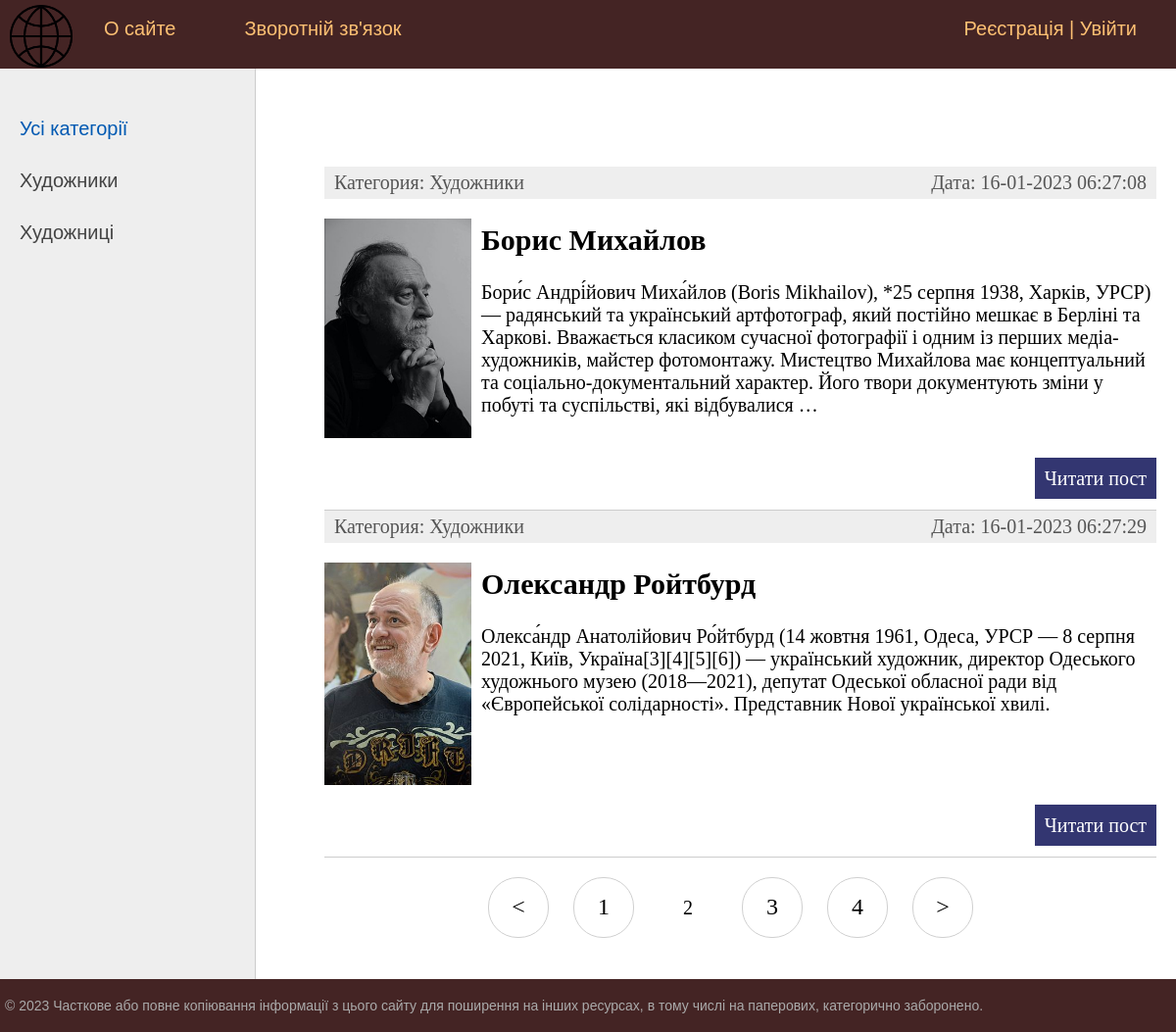
Screenshot of /?page=2 with the database file from the repository.
### artist/models.py (models this page shows, shortened)
class Category(models.Model):
    name = models.CharField(max_length=100, db_index=True, verbose_name="Категорія")
    slug = models.SlugField(max_length=255, unique=True, db_index=True, verbose_name="URL")
    def __str__(self):
        return self.name
    def get_absolute_url(self):
        return reverse('category', kwargs={'cat_slug': self.slug})
    class Meta:
        verbose_name = 'Категорія'
        verbose_name_plural = 'Категорії'
        ordering = ['id']

class Artist(models.Model):
    title = models.CharField(max_length=255, verbose_name="Заголовок")
    slug = models.SlugField(max_length=255, unique=True, db_index=True, verbose_name="URL")
    content = models.TextField(blank=True, verbose_name="Текст статті")
    photo = models.ImageField(upload_to="photos/%Y/%m/%d/", verbose_name="Фото")
    time_create = models.DateTimeField(auto_now_add=True, verbose_name="Час створення")
    time_update = models.DateTimeField(auto_now=True, verbose_name="Час редакції")
    is_published = models.BooleanField(default=True, verbose_name="Публікація")
    cat = models.ForeignKey('Category', on_delete=models.PROTECT, verbose_name="Категорії")
    def get_absolute_url(self):
        return reverse('post', kwargs={'post_slug': self.slug})
    class Meta:
        verbose_name = 'Відомі художники'
        verbose_name_plural = 'Відомі художники'
        ordering = ['id']

### artist/views.py (the view)
# urls.py: path('', ArtistHome.as_view(), name='home'),
class ArtistHome(DataMixin, ListView):
    model = Artist
    template_name = 'artist/index.html'
    context_object_name = 'posts'
    def get_context_data(self, *, object_list=None, **kwargs):
        context = super().get_context_data(**kwargs)
        c_def = self.get_user_context(title="Головна сторінка")
        return dict(list(context.items()) + list(c_def.items()))
    def get_queryset(self):
        return Artist.objects.filter(is_published=True)

### artist/utils.py (called while the page is built)
    def get_user_context(self, **kwargs):
        context = kwargs
        cats = Category.objects.annotate(Count('artist'))
        user_menu = menu.copy()
        if not self.request.user.is_authenticated:
            user_menu.pop(1)
        context['menu'] = user_menu
        context['cats'] = cats
        if 'cat_selected' not in context:
            context['cat_selected'] = 0
        return context

### artist/templates/artist/index.html (shortened to what this page needs)
{% extends 'artist/base.html' %}
{% block content %}
<ul class="list-articles">
	{% for p in posts %}
			<li><div class="article-panel">
	<p class="first">Категория: {{p.cat}}</p>
	<p class="last">Дата: {{p.time_update|date:"d-m-Y H:i:s"}}</p>
</div>
{% if p.photo %}
	<p><img class="img-article-left thumb" src="{{p.photo.url}}"></p>
{% endif %}
				<h2>{{p.title}}</h2>
	{% autoescape on %}
	{{p.content|linebreaks|truncatewords:50}}
	{% endautoescape %}
			<p class="link-read-post"><a href="{{ p.get_absolute_url }}">Читати пост</a></p>
			</li>
	{% endfor %}
</ul>
{% endblock %}

### artist/templates/artist/base.html (shortened to what this page needs)
{% load static %}
{% load artist_tags %}
<!DOCTYPE html>
<html>
<head>
	<link type="text/css" href="{% static 'artist/css/stylesd.css' %}" rel="stylesheet" />
</head>
<body>
<table class="table-page" border=0 cellpadding="0" cellspacing="0">
<tr><td valign=top>
{% block mainmenu %}
		<div class="header">
			<ul id="mainmenu" class="mainmenu">
			<li class="logo"><a href="{% url 'home' %}"><div class="logo"></div></a></li>
{% for m in menu %}
			<li><a href="{% url m.url_name %}">{{m.title}}</a></li>
{% endfor %}
				{% if request.user.is_authenticated %}
				<li class="last"> {{user.username}} | <a href="{% url 'logout' %}">Вийти</a></li>
				{% else %}
				<li class="last"><a href="{% url 'register' %}">Реєстрація</a> | <a href="{% url 'login' %}">Увійти</a></li>
				{% endif %}
			</ul>
		</div>
{% endblock mainmenu %}
<table class="table-content" border=0 cellpadding="0" cellspacing="0">
<tr>
	<td valign="top" class="left-chapters">
	<ul id="leftchapters">
{% if cat_selected == 0 %}
		<li class="selected">Усі категорії</li>
{% else %}
		<li><a href="{% url 'home' %}">Усі категорії</a></li>
{% endif %}
    {% for c in cats %}
{% if c.artist__count > 0 %}
	{% if c.pk == cat_selected %}
		<li class="selected">{{c.name}}</li>
	{% else %}
		<li><a href="{{ c.get_absolute_url }}">{{c.name}}</a></li>
	{% endif %}
{% endif %}
{% endfor %}
	</ul>
</td>
<td valign="top" class="content">
	<div class="content-text">
{% block content %}
{% endblock %}
{% if page_obj.has_other_pages %}
<nav class="list-pages">
    <ul>
{% if page_obj.has_previous %}
<li class="page-num">
	<a href="?page={{ page_obj.previous_page_number }}">&lt;</a>
</li>
{% endif %}
        {% for p in paginator.page_range %}
		{% if page_obj.number == p %}
        <li class="page-num page-num-selected">{{ p }}</li>
		{% elif p >= page_obj.number|add:-2 and p <= page_obj.number|add:2  %}
        <li class="page-num">
            <a href="?page={{ p }}">{{ p }}</a>
        </li>
		{% endif %}
        {% endfor %}
{% if page_obj.has_next %}
<li class="page-num">
	<a href="?page={{ page_obj.next_page_number }}">&gt;</a>
</li>
{% endif %}
    </ul>
</nav>
{% endif %}
	</div>
</td></tr></table>
</td></tr>
<tr><td valign=top>
	<div id="footer">
		<p>&copy; 2023 Часткове або повне копіювання інформації з цього сайту для поширення на інших ресурсах, в тому числі на паперових, категорично заборонено.</p>
	</div>
</td></tr></table>
</body>
</html>

### artist/static/artist/css/stylesd.css (style rules this page uses)
html, body { font-family: 'Arial'; margin: 0; padding: 0; height: 100%; width: 100%; color: #444; }
a { color: #0059b2; text-decoration: none; }
img { max-width: 600px; height: auto; }
img.img-article-left { max-width: 300px; height: auto; float: left; padding: 0 10px 10px 0; }
img.img-article-left.thumb { max-width: 150px; height: auto; }
p.link-read-post { text-align: right; }
p.link-read-post a { padding: 10px; min-width: 100px; background: #333671; color: #fff; text-decoration: none; }
div.article-panel { background: #eee; padding: 5px 10px 5px 10px; box-sizing: border-box; overflow: hidden; color: #555; }
div.article-panel p.first { margin: 0; float: left; }
div.article-panel p.last { margin: 0; float: right; }
ul.list-articles { list-style: none; margin: 0; padding: 0; }
ul.list-articles li { border-bottom: 1px solid #ccc; }
.table-page { width: 100%; height: 100%; vertical-align: top; }
.table-page tr { height: 100%; }
.header { background: #442424; height: 70px; }
.logo { background: url('../images/logo.png') no-repeat 10px 5px; width: 76px; height: 70px; }
ul.mainmenu { list-style: none; margin: 0; padding: 0; height: 70px; color: #fdc073; font-size: 20px; overflow: hidden; }
ul.mainmenu li { float: left; margin: 18px 40px 0 30px; }
ul.mainmenu li.logo { margin: 0; }
ul.mainmenu li.last { float: right; }
ul.mainmenu li a { color: #fdc073; text-decoration: none; }
.table-content { width: 100%; min-height: 100%; height: 100%; }
.left-chapters { margin: 0; background: #eee; border-right: 1px solid #ccc; min-height: 100%; }
.left-chapters ul { width: 230px; min-height: 100%; margin: 0; padding: 20px 10px 10px 20px; list-style: none; font-size: 20px; }
.left-chapters ul li { margin: 30px 0 0 0; color: #999; }
.left-chapters ul li.selected { color: #0059b2; }
.left-chapters ul li a { color: #444; text-decoration: none; }
.content { padding: 40px 20px 20px 40px; width: 100%; box-sizing: border-box; }
.content-text { margin: 60px 0 0 30px; color: #000; font-size: 20px; font-family: Yandex Sans Display Light; }
#footer { box-sizing: border-box; background: #442424; padding: 5px; color: #aaa; font-size: 14px; font-family: Verdana, Geneva, Arial, Helvetica; text-align: left; overflow: hidden; }
.list-pages { text-align: center; margin: 0 0 20px 0; }
.list-pages ul { margin: 20px 0 0 0; padding: 0; list-style: none; }
.list-pages ul li { display: inline-block; margin: 0 20px 0 0; }
.list-pages a { color: #000; font-size: 24px; text-decoration: none; }
.list-pages .page-num, .page-num-selected { display: inline-block; width: 60px; height: 44px; padding: 16px 0 0 0; border: 1px solid #d0d0d0; border-radius: 30px; }
.list-pages .page-num-selected { border: none; color: #000; font-size: 20px; }

### rows the page displays
Category: name "Художники"
Category: name "Художниці"
Artist: cat "Художники", time_update "16-01-2023 06:27:08", photo (picture), title "Борис Михайлов", content "Бори́с Андрі́йович Миха́йлов (Boris Mikhailov), *25 серпня 1938, Харків, УРСР) — радянський та український артфотограф, який постійно мешкає в Берліні та Харкові. Вважається класиком сучасної фотографії і одним із перших медіа-художників, майстер фотомонтажу. Мистецтво Михайлова має концептуальний та соціально-документальний характер. Його твори документують зміни у побуті та суспільстві, які відбувалися …"
Artist: cat "Художники", time_update "16-01-2023 06:27:29", photo (picture), title "Олександр Ройтбурд", content "Олекса́ндр Анатолійович Ро́йтбурд (14 жовтня 1961, Одеса, УРСР — 8 серпня 2021, Київ, Україна[3][4][5][6]) — український художник, директор Одеського художнього музею (2018—2021), депутат Одеської обласної ради від «Європейської солідарності». Представник Нової української хвилі."

### other values shown
{{ m.title }} "О сайте" "Зворотній зв'язок"
{{ p }} "1" "3" "4"
{{ p }} "2"
